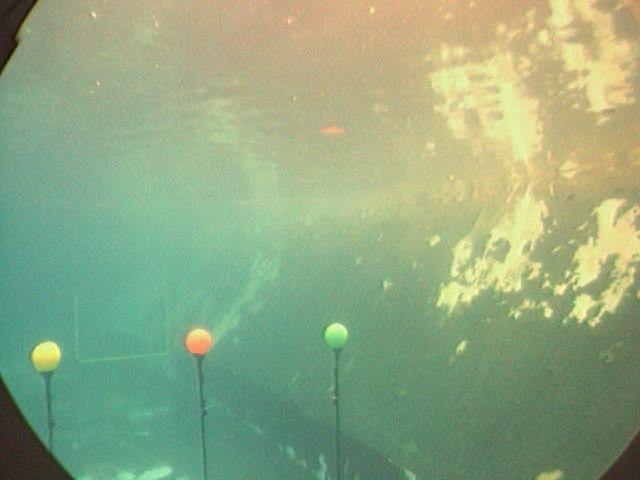
#> input picture project3/Data/Frames/Green/Training/Train_ImageGreen1.jpg, 640 x 480 px
$ python -i Event_Handling.py   (imports and definitions only)
#> lines starting #> are read from the running program, lines starting #| are printed output that depends on the picture; after the words box and inside, x2 and y2 are one past the last pixel; in counts of white or black regions, pixels touching at a corner belong together
#> further down, picture is the input picture: shape (480, 640, 3); mean B, G, R 129.8, 168.4, 144.7
import numpy as np
import cv2
import os


# [22 lines left out: functions mouse_handler, get_points, not called in this run]


def transparent(Image):


    tmp = cv2.cvtColor(Image, cv2.COLOR_BGR2GRAY)
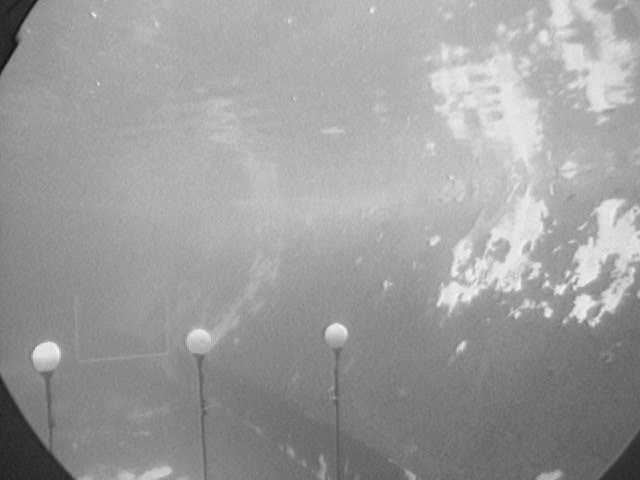
#> tmp: shape (480, 640); min 11, max 247, mean 156.9
    _,alpha = cv2.threshold(tmp,127,255,cv2.THRESH_BINARY)
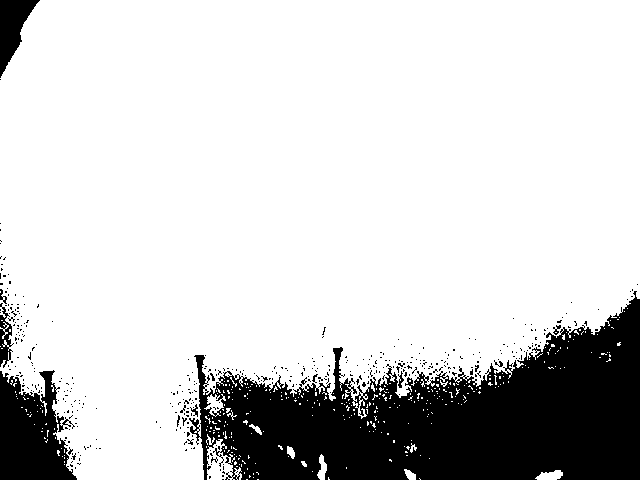
#> alpha: shape (480, 640); 81.7% white; 415 black regions (403 under 20 px), largest, box (x1, y1, x2, y2) and area: (189, 291, 640, 480) 46949, (0, 370, 77, 480) 5826, (0, 0, 40, 78) 1518
    b, g, r = cv2.split(Image)
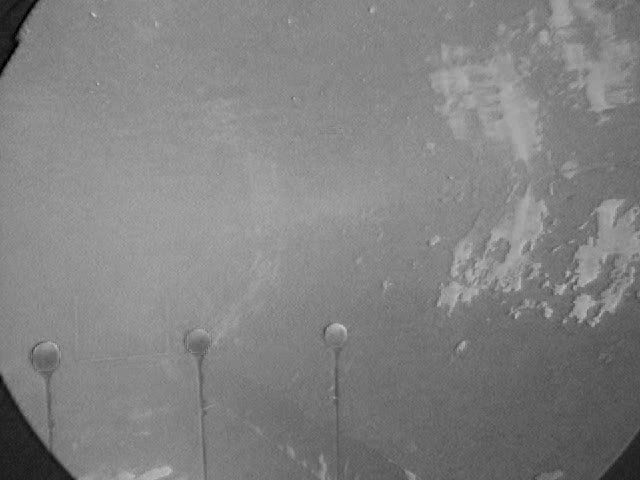
#> b: shape (480, 640); min 0, max 199, mean 129.8
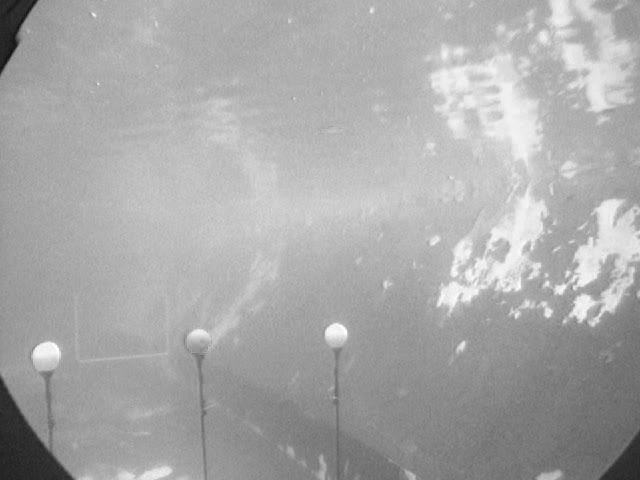
#> g: shape (480, 640); min 10, max 255, mean 168.4
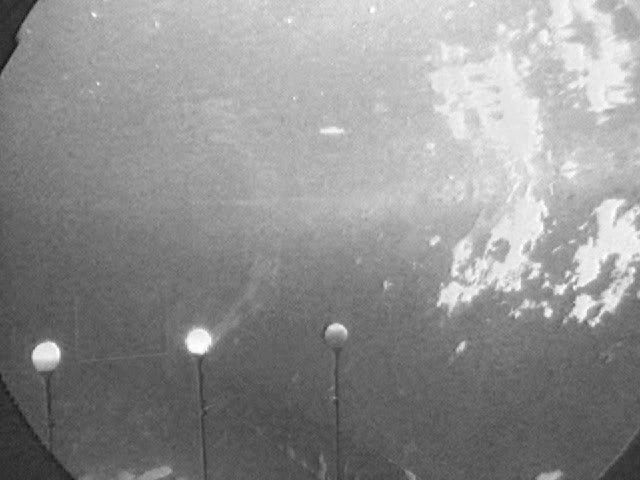
#> r: shape (480, 640); min 17, max 255, mean 144.7
    rgba = [b,g,r, alpha]
    dst = cv2.merge(rgba,4)

    return dst

# [55 lines left out: functions crop_image, save_image, crop_rectangle, not called in this run]


>>> import cv2
>>> picture = cv2.imread('../Data/Frames/Green/Training/Train_ImageGreen1.jpg')
>>> result = transparent(picture)

$ run again, on project3/Data/Frames/Green/Training/Train_ImageGreen15.jpg
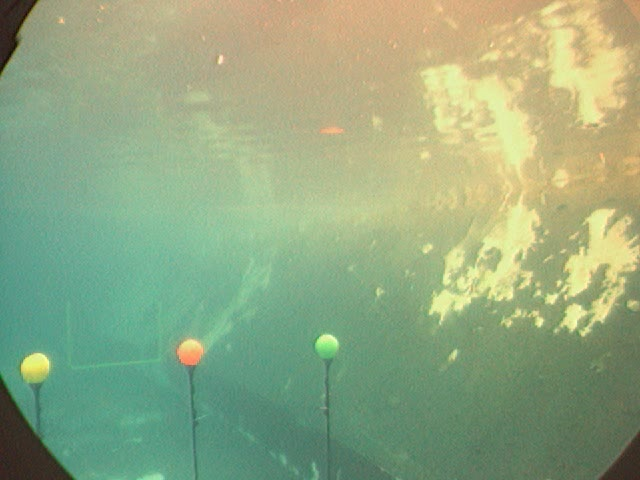
#> input picture project3/Data/Frames/Green/Training/Train_ImageGreen15.jpg, 640 x 480 px
#> picture is the input picture: shape (480, 640, 3); mean B, G, R 129.5, 168.5, 146.7
#> in transparent, `_,alpha = cv2.threshold(tmp,127,255,cv2.THRESH_BINARY)`:
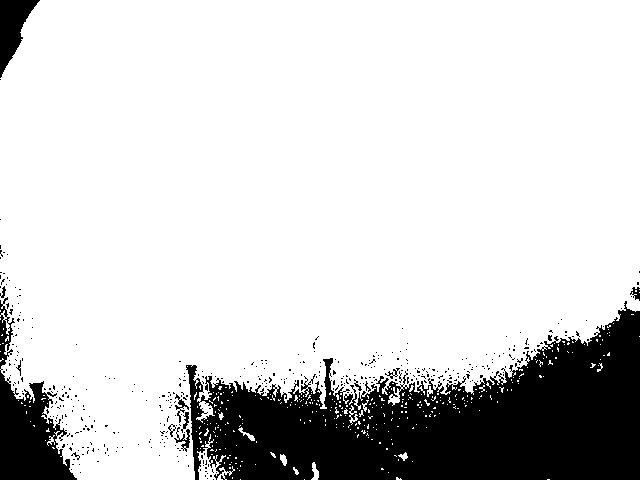
#> alpha: shape (480, 640); 82.2% white; 423 black regions (408 under 20 px), largest, box (x1, y1, x2, y2) and area: (186, 301, 640, 480) 45677, (0, 297, 77, 480) 5668, (0, 0, 40, 78) 1526
#> in transparent, `b, g, r = cv2.split(Image)`:
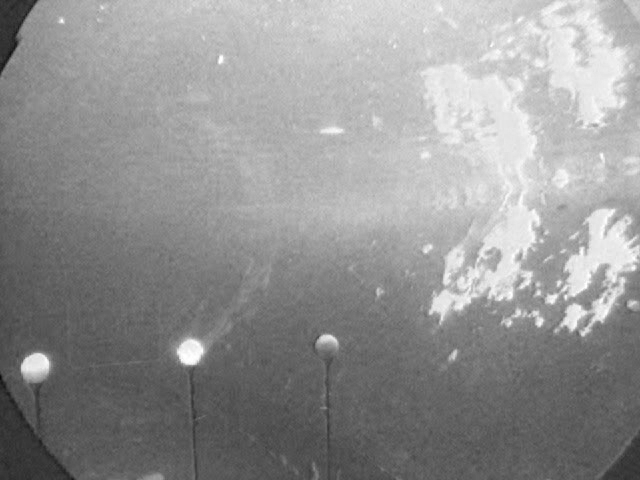
#> r: shape (480, 640); min 7, max 255, mean 146.7
